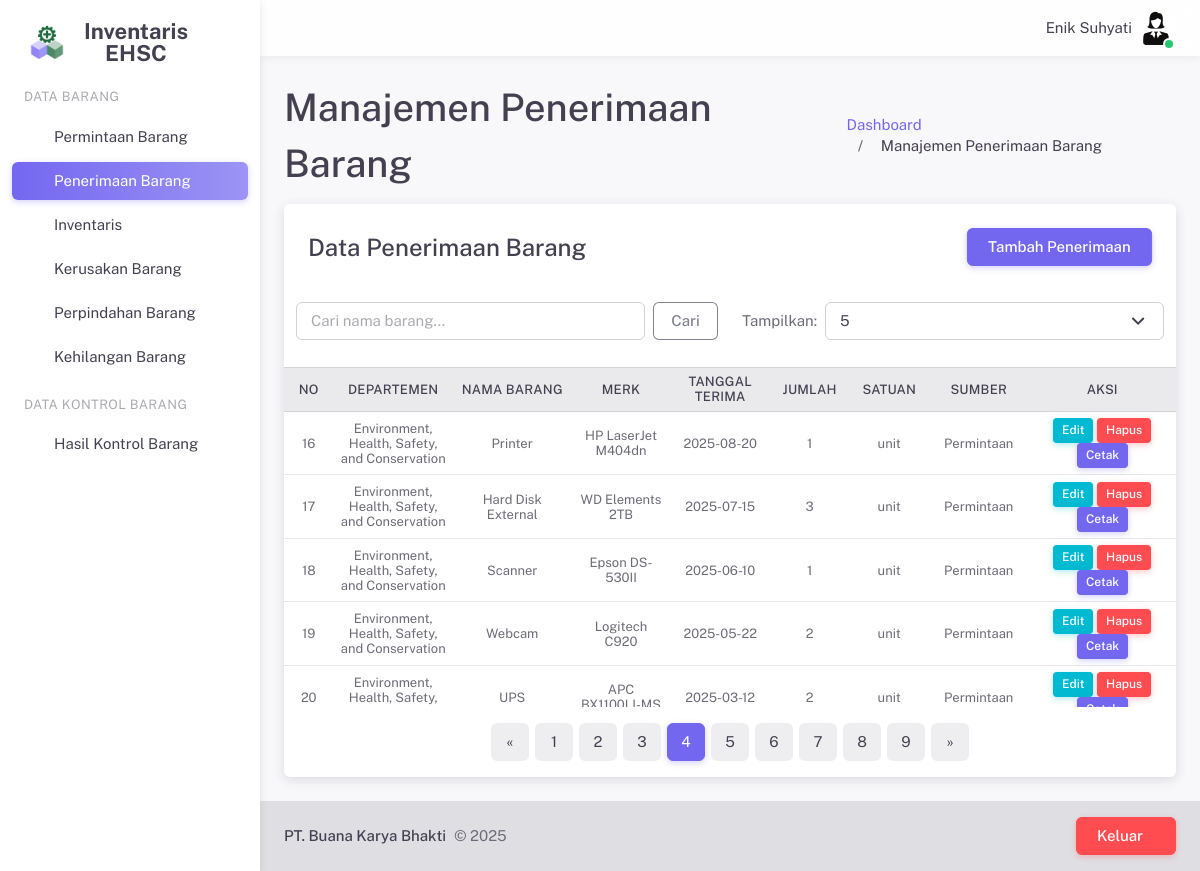
/pages/penerimaanBarang.php?page=4&limit=5 (signed in), run on an earlier commit of the app's database.
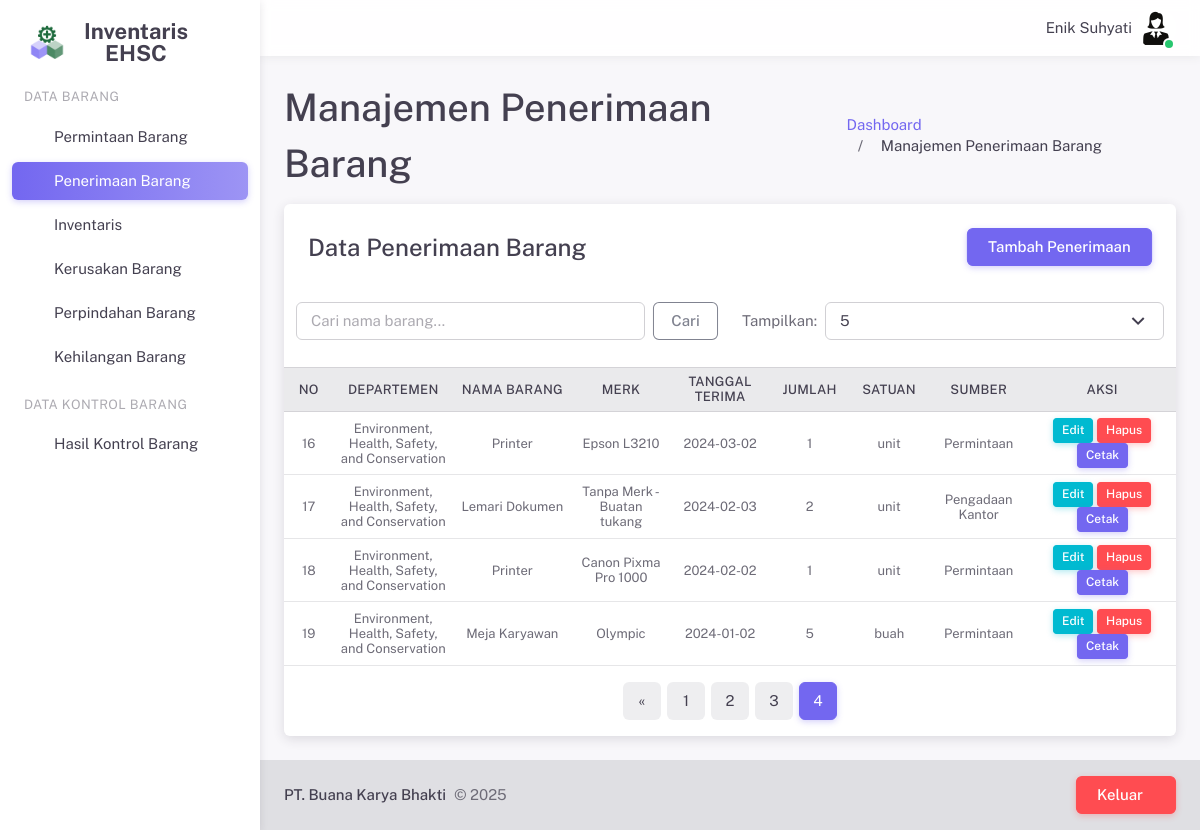
And on a later commit of the database.
### tables this page shows
CREATE TABLE `penerimaan_barang` (
  `id_penerimaan` int(11) NOT NULL,
  `id_permintaan` int(11) DEFAULT NULL,
  `id_departemen` int(11) NOT NULL,
  `nama_barang` varchar(255) NOT NULL,
  `merk` varchar(255) NOT NULL,
  `tanggal_terima` date NOT NULL,
  `jumlah` int(11) NOT NULL,
  `satuan` varchar(20) NOT NULL,
  `sumber_penerimaan` varchar(25) NOT NULL
);

CREATE TABLE `departemen` (
  `id_departemen` int(11) NOT NULL,
  `kode_departemen` varchar(20) NOT NULL,
  `nama_departemen` varchar(255) NOT NULL
);

### server/crudPenerimaanBarang.php (called while the page is built, shortened)
<?php
$limit = isset($_GET['limit']) ? (int) $_GET['limit'] : 5;
$page = isset($_GET['page']) ? (int) $_GET['page'] : 1;
$offset = ($page - 1) * $limit;
$search = isset($_POST['search']) ? $_POST['search'] : '';
$query = "SELECT pb.*, d.nama_departemen
          FROM penerimaan_barang pb
          LEFT JOIN departemen d ON pb.id_departemen = d.id_departemen
          WHERE pb.nama_barang LIKE '%$search%'
          ORDER BY pb.id_penerimaan DESC
          LIMIT $limit OFFSET $offset";
$result = mysqli_query($conn, $query);
$totalQuery = "SELECT COUNT(*) as total FROM penerimaan_barang pb
               WHERE pb.nama_barang LIKE '%$search%'";
$totalResult = mysqli_query($conn, $totalQuery);
$totalRow = mysqli_fetch_assoc($totalResult);
$totalPages = ceil($totalRow['total'] / $limit);
?>

### server/sessionHandler.php (called while the page is built, shortened)
<?php
$jabatan = isset($_SESSION['jabatan']) ? $_SESSION['jabatan'] : '';
?>

### pages/penerimaanBarang.php (the view, shortened to what the changed rows need)
<?php
require('../server/sessionHandler.php');
require_once('../server/configDB.php');
require('../server/crudPenerimaanBarang.php');
require('../layouts/header.php');
?>
<div class="layout-wrapper layout-content-navbar">
    <div class="layout-container">
        <div class="layout-page">
            <div class="content-wrapper">
                <div class="container-xxl flex-grow-1 container-p-y">
                    <div class="d-flex justify-content-between align-items-center mb-2">
                        <div>
                            <h2 class="mb-1">Manajemen Penerimaan Barang</h2>
                        </div>
                    </div>
                    <div class="card">
                        <div class="table-responsive text-nowrap" style="max-height: 340px;">
                            <table class="table table-hover table-sm small">
                                <thead class="table-light">
                                    <tr>
                                        <th class="text-center align-middle w-50px">No</th>
                                        <th class="text-center align-middle w-120px">Departemen</th>
                                        <th class="text-center align-middle w-120px">Nama Barang</th>
                                        <th class="text-center align-middle w-100px">Merk</th>
                                        <th class="text-center align-middle w-100px">Tanggal Terima</th>
                                        <th class="text-center align-middle w-80px">Jumlah</th>
                                        <th class="text-center align-middle w-80px">Satuan</th>
                                        <th class="text-center align-middle w-100px">Sumber</th>
                                        <th class="text-center align-middle w-150px">Aksi</th>
                                    </tr>
                                </thead>
                                <tbody>
                                    <?php
                                    $no = $offset + 1;
                                    while ($row = mysqli_fetch_assoc($result)) {
                                    ?>
                                    <tr>
                                        <td class="text-center align-middle"><?php echo $no++; ?></td>
                                        <td class="text-center align-middle"><?php echo $row['nama_departemen']; ?></td>
                                        <td class="text-center align-middle"><?php echo $row['nama_barang']; ?></td>
                                        <td class="text-center align-middle"><?php echo $row['merk']; ?></td>
                                        <td class="text-center align-middle"><?php echo $row['tanggal_terima']; ?></td>
                                        <td class="text-center align-middle"><?php echo $row['jumlah']; ?></td>
                                        <td class="text-center align-middle"><?php echo $row['satuan']; ?></td>
                                        <td class="text-center align-middle"><?php echo $row['sumber_penerimaan']; ?>
                                        </td>
                                        <td class="text-center align-middle">
                                            <?php if ($jabatan === 'administrasi'): ?>
                                            <button class="btn btn-info btn-sm" data-bs-toggle="modal"
                                                data-bs-target="#modal-update-<?php echo $row['id_penerimaan']; ?>">Edit</button>
                                            <button type="button" class="btn btn-danger btn-sm" data-bs-toggle="modal"
                                                data-bs-target="#modal-delete-<?php echo $row['id_penerimaan']; ?>">Hapus</button>
                                            <?php endif; ?>
                                            <a href="../report/printLaporanPenerimaanBarang.php?id=<?php echo $row['id_permintaan']; ?>"
                                                class="btn btn-primary btn-sm">Cetak</a>
                                        </td>
                                    </tr>
                                    <div class="modal fade" id="modal-delete-<?php echo $row['id_penerimaan']; ?>"
                                        tabindex="-1" aria-hidden="true">
                                        <?php } ?>
                                </tbody>
                            </table>
                        </div>
                        <nav aria-label="Page navigation" class="mt-4">
                            <ul class="pagination pagination-rounded justify-content-center">
                                <?php for ($i = 1; $i <= $totalPages; $i++) { ?>
                                <li class="page-item <?php if ($i == $page) echo 'active'; ?>">
                                    <a class="page-link"
                                        href="?page=<?php echo $i; ?>&limit=<?php echo $limit; ?>"><?php echo $i; ?></a>
                                </li>
                                <?php } ?>
                                <?php if ($page < $totalPages) { ?>
                                <li class="page-item">
                                    <a class="page-link"
                                        href="?page=<?php echo $page + 1; ?>&limit=<?php echo $limit; ?>"
                                        aria-label="Next">
                                        <span aria-hidden="true">&raquo;</span>
                                    </a>
                                </li>
                                <?php } ?>
                            </ul>
                        </nav>
                    </div>
                </div>
            </div>
        </div>
    </div>
</div>

What changed in the data, as far as the page shows it:
removed penerimaan_barang: id_departemen.nama_departemen "Environment, Health, Safety, and Conservation", nama_barang "Printer", merk "HP LaserJet M404dn", tanggal_terima "2025-08-20", jumlah "1", satuan "unit", sumber_penerimaan "Permintaan"
removed penerimaan_barang: id_departemen.nama_departemen "Environment, Health, Safety, and Conservation", nama_barang "Hard Disk External", merk "WD Elements 2TB", tanggal_terima "2025-07-15", jumlah "3", satuan "unit", sumber_penerimaan "Permintaan"
removed penerimaan_barang: id_departemen.nama_departemen "Environment, Health, Safety, and Conservation", nama_barang "Scanner", merk "Epson DS-530II", tanggal_terima "2025-06-10", jumlah "1", satuan "unit", sumber_penerimaan "Permintaan"
removed penerimaan_barang: id_departemen.nama_departemen "Environment, Health, Safety, and Conservation", nama_barang "Webcam", merk "Logitech C920", tanggal_terima "2025-05-22", jumlah "2", satuan "unit", sumber_penerimaan "Permintaan"
removed penerimaan_barang: id_departemen.nama_departemen "Environment, Health, Safety,…", nama_barang "UPS", merk "APC…", tanggal_terima "2025-03-12", jumlah "2", satuan "unit", sumber_penerimaan "Permintaan"
now on this page (row unchanged): penerimaan_barang: id_departemen.nama_departemen "Environment, Health, Safety, and Conservation", nama_barang "Printer", merk "Epson L3210", tanggal_terima "2024-03-02", jumlah "1", satuan "unit", sumber_penerimaan "Permintaan"
now on this page (row unchanged): penerimaan_barang: id_departemen.nama_departemen "Environment, Health, Safety, and Conservation", nama_barang "Lemari Dokumen", merk "Tanpa Merk - Buatan tukang", tanggal_terima "2024-02-03", jumlah "2", satuan "unit", sumber_penerimaan "Pengadaan Kantor"
now on this page (row unchanged): penerimaan_barang: id_departemen.nama_departemen "Environment, Health, Safety, and Conservation", nama_barang "Printer", merk "Canon Pixma Pro 1000", tanggal_terima "2024-02-02", jumlah "1", satuan "unit", sumber_penerimaan "Permintaan"
now on this page (row unchanged): penerimaan_barang: id_departemen.nama_departemen "Environment, Health, Safety, and Conservation", nama_barang "Meja Karyawan", merk "Olympic", tanggal_terima "2024-01-02", jumlah "5", satuan "buah", sumber_penerimaan "Permintaan"
Also different on the page:
list line gone: "5"
list line gone: "6"
list line gone: "7"
list line gone: "8"
list line gone: "9"
